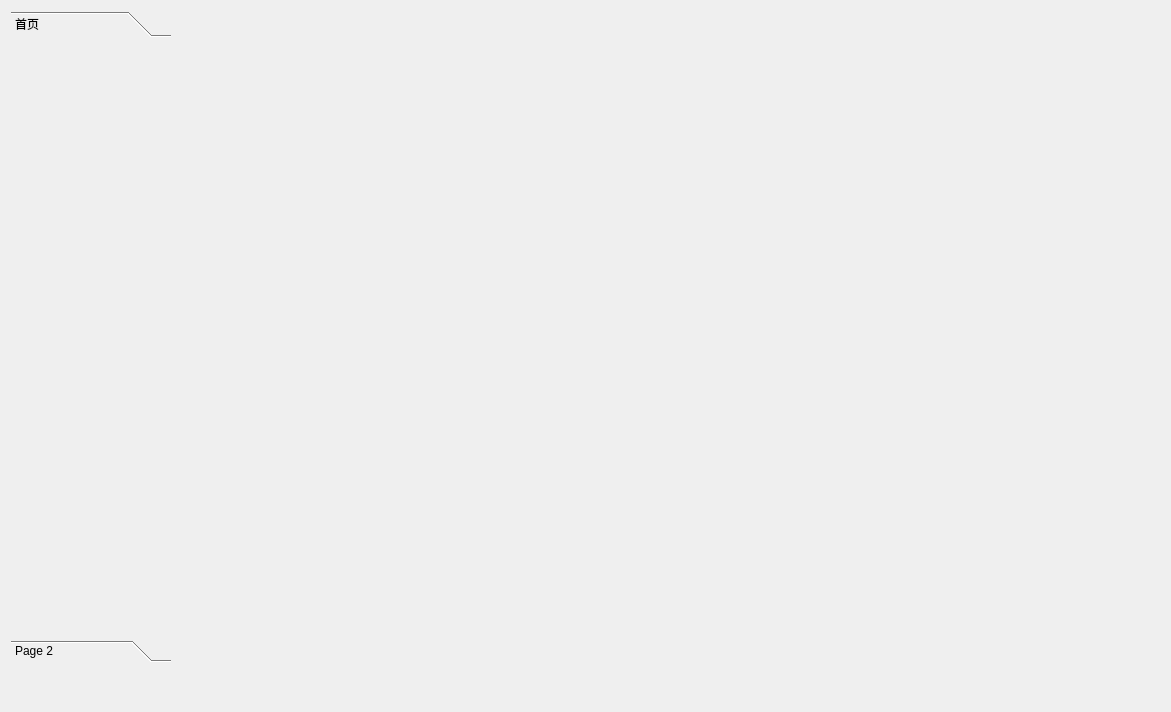
<?xml version="1.0" encoding="UTF-8"?>
<ui version="4.0">
 <class>Form</class>
 <widget class="QWidget" name="Form">
  <property name="geometry">
   <rect>
    <x>0</x>
    <y>0</y>
    <width>1171</width>
    <height>712</height>
   </rect>
  </property>
  <property name="maximumSize">
   <size>
    <width>16777215</width>
    <height>16777215</height>
   </size>
  </property>
  <property name="windowTitle">
   <string>Form</string>
  </property>
  <widget class="QToolBox" name="toolBox">
   <property name="geometry">
    <rect>
     <x>11</x>
     <y>11</y>
     <width>160</width>
     <height>651</height>
    </rect>
   </property>
   <property name="minimumSize">
    <size>
     <width>160</width>
     <height>0</height>
    </size>
   </property>
   <property name="maximumSize">
    <size>
     <width>160</width>
     <height>16777215</height>
    </size>
   </property>
   <property name="currentIndex">
    <number>0</number>
   </property>
   <widget class="QWidget" name="page">
    <property name="geometry">
     <rect>
      <x>0</x>
      <y>0</y>
      <width>160</width>
      <height>591</height>
     </rect>
    </property>
    <attribute name="label">
     <string>首页</string>
    </attribute>
   </widget>
   <widget class="QWidget" name="page_2">
    <property name="geometry">
     <rect>
      <x>0</x>
      <y>0</y>
      <width>160</width>
      <height>620</height>
     </rect>
    </property>
    <attribute name="label">
     <string>Page 2</string>
    </attribute>
   </widget>
  </widget>
 </widget>
 <resources/>
 <connections/>
</ui>
